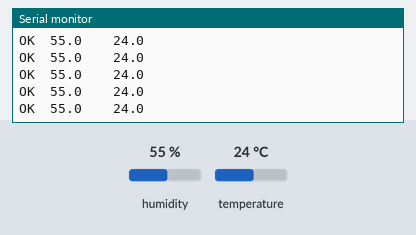
A sketch run on a simulated Arduino Uno, built with avr-gcc and run on an emulated ATmega328P. On the bench: the last lines printed to the serial monitor. The inputs (shaded band) are chosen by the test bench; at power-on: humidity 55 %, temperature 24 °C.

Above: at 2.8 s.
2.9 s: humidity set to 22 %
At 4.4 s:
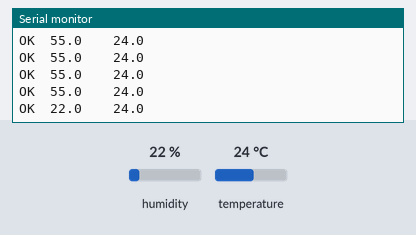
5.6 s: temperature set to 12 °C
At 5.6 s:
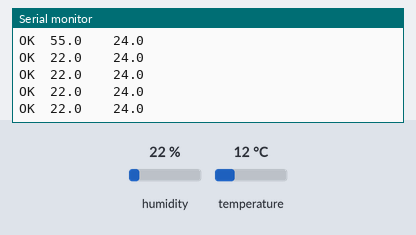
8.3 s: humidity set to 40 %
At 8.9 s:
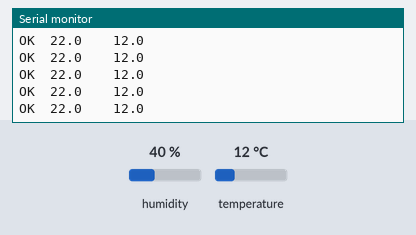
Timing chart, 0 to 11.3 s (numbered marks = the images above; inputs shaded):
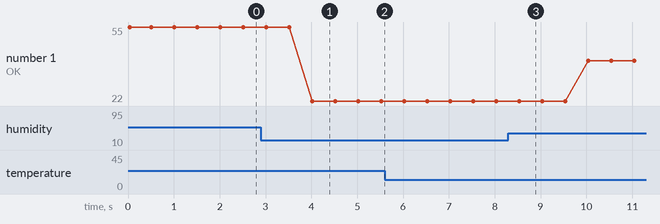

Measured:
- after the input at 2.9 s, the serial monitor: prints a new line after 1.1 s (image 1)
- plotted number 1: 55 → 22 after the input at 2.9 s, 22 → 40 after the input at 8.3 s

The sketch:

Lab3-2.ino
```cpp
#include <Wire.h>
#include "DHT.h"
DHT dht;
void setup()
{
  Serial.begin(9600);
  Serial.println();
  Serial.println("Status\tHumidity (%)\tTemperature (C)");
  dht.setup(4);
}

void loop() {
  float humidity = dht.getHumidity();
  float temperature = dht.getTemperature();

  Serial.print(dht.getStatusString());
  Serial.print("\t");
  Serial.print(humidity, 1);
  Serial.print("\t\t");
  Serial.println(temperature, 1);
  delay(500);
}
```
